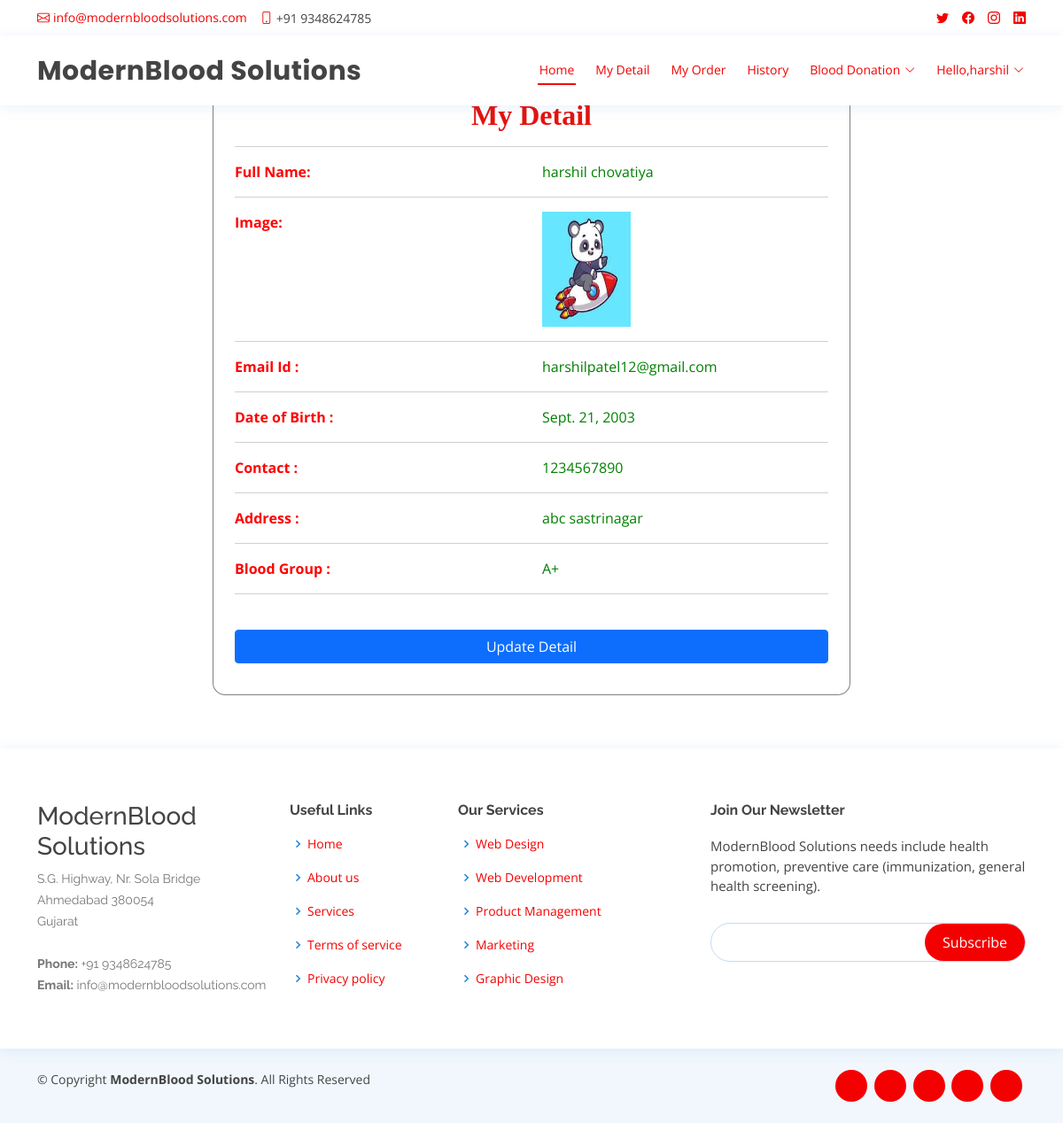
The page /profile (signed in) on the database its author committed.
### blood_app/models.py (models this page shows, shortened)
class UserProfile(models.Model):
    user = models.ForeignKey(User, on_delete=models.CASCADE, null=True)
    contact = models.CharField(max_length=100, null=True)
    address = models.CharField(max_length=100, null=True)
    blood_group = models.ForeignKey(Category, on_delete=models.CASCADE, null=True, blank=True)
    dob = models.DateField(null=True)
    image = models.FileField(null=True)

class Category(models.Model):
    name = models.CharField(max_length=100, null=True, blank=True)

### blood_app/views.py (the view)
# urls.py: path('profile', profile, name='profile'),
def profile(request):
    pro = UserProfile.objects.get(user=request.user)
    return render(request, "profile.html", {'pro':pro})

### blood_app/templates/profile.html (shortened to what this page needs)
{% extends 'index.html' %}
{% load static %}
{% block body %}
<div class="container" style="width:60%;margin-top:8%;margin-bottom:5%;background:white;border-radius:2%;border:1px solid grey">
    <h2 style="font-weight:bold;font-family : 'Monotype Corsiva' ; color : #E6120E ;margin-top:2%" align="center">My Detail</h2>
<div align="left" class="container-fluid" style="width:100%;margin-bottom:5%">
    <hr><div class="row" >
        <div class="col-md-6 div2">
            <strong>Full Name:</strong>
        </div>
        <div class="col-md-6 div1">
            {{pro.user.first_name}} {{pro.user.last_name}}
        </div>
    </div><hr>
    <div class="row">
        <div class="col-md-6 div2">
            <strong>Image:</strong>
        </div>
        <div class="col-md-6">
            <img src="{{pro.image.url}}" style="width:100px;height:130px"></img>
        </div></div><hr>
    <div class="row">
        <div class="col-md-6 div2">
            <strong>Email Id :</strong>
        </div>
        <div class="col-md-6 div1">
            {{pro.user.email}}
        </div>
    </div><hr>
     <div class="row">
        <div class="col-md-6 div2">
            <strong>Date of Birth :</strong>
        </div>
        <div class="col-md-6 div1">
            {{pro.dob}}
        </div>
    </div><hr>
     <div class="row">
        <div class="col-md-6 div2">
            <strong>Contact :</strong>
        </div>
        <div class="col-md-6 div1">
            {{pro.contact}}
        </div>
     </div><hr>
    <div class="row">
        <div class="col-md-6 div2">
            <strong>Address :</strong>
        </div>
        <div class="col-md-6 div1">
            {{pro.address}}
        </div>
    </div><hr>
    {% if error != "pat" %}
    <div class="row">
        <div class="col-md-6 div2">
            <strong>Blood Group :</strong>
        </div>
        <div class="col-md-6 div1">
            {{pro.blood_group.name}}
        </div>
    </div><hr>
    {% endif %}
    <div class="login px-sm-12" style="width:100%">
    <a href="{% url 'edit_profile' pro.id %}">
        <button class="btn btn-primary submit mt-4" style="width:100%">Update Detail</button>
    </a>
    </div>
</div>
</div>
{% endblock %}

### blood_app/templates/index.html (shortened to what this page needs)
<!DOCTYPE html>
<html lang="en">
  {% load static %}
<head>
  <link href="{% static 'vendor/fontawesome-free/css/all.min.css' %}" rel="stylesheet">
  <link href="{% static 'vendor/animate.css/animate.min.css' %}" rel="stylesheet">
  <link href="{% static 'vendor/bootstrap/css/bootstrap.min.css' %}" rel="stylesheet">
  <link href="{% static 'vendor/bootstrap-icons/bootstrap-icons.css' %}" rel="stylesheet">
  <link href="{% static 'vendor/boxicons/css/boxicons.min.css' %}" rel="stylesheet">
  <link href="{% static 'vendor/glightbox/css/glightbox.min.css' %}" rel="stylesheet">
  <link href="{% static 'vendor/remixicon/remixicon.css' %}" rel="stylesheet">
  <link href="{% static 'vendor/swiper/swiper-bundle.min.css' %}" rel="stylesheet">
  <link href="{% static 'css/style.css' %}" rel="stylesheet">
  <link rel="stylesheet" href="https://cdnjs.cloudflare.com/ajax/libs/font-awesome/4.7.0/css/font-awesome.min.css">
  <link rel='stylesheet' type='text/css' href="https://cdn.datatables.net/1.10.21/css/jquery.dataTables.min.css">
  <link rel='stylesheet' type='text/css' href="https://cdn.datatables.net/buttons/1.6.2/css/buttons.dataTables.min.css">
</head>
<body>
  <div id="topbar" class="d-flex align-items-center fixed-top">
    <div class="container d-flex justify-content-between">
      <div class="contact-info d-flex align-items-center">
        <i class="bi bi-envelope"></i> <a href="mailto:contact@example.com">info@modernbloodsolutions.com</a>
        <i class="bi bi-phone"></i> +91 9348624785
      </div>
      <div class="d-none d-lg-flex social-links align-items-center">
        <a href="#" class="twitter"><i class="bi bi-twitter"></i></a>
        <a href="#" class="facebook"><i class="bi bi-facebook"></i></a>
        <a href="#" class="instagram"><i class="bi bi-instagram"></i></a>
        <a href="#" class="linkedin"><i class="bi bi-linkedin"></i></i></a>
      </div>
    </div>
  </div>
  <header id="header" class="fixed-top">
    <div class="container d-flex align-items-center">
      <h1 class="logo me-auto">ModernBlood Solutions</h1>
      {% if request.user.is_staff %}
      <nav id="navbar" class="navbar order-last order-lg-0">
        <ul>
          <li><a class="nav-link scrollto active" href="{% url 'admin_home' %}">Home</a></li>
          <li class="dropdown"><a href="#"><span>Category</span> <i class="bi bi-chevron-down"></i></a>
            <ul>
              <li><a href="/add_category">Add Blood Category</a></li>
              <li><a href="/view_category">View Blood Category</a></li>
            </ul>
          </li>
          <li><a class="nav-link scrollto" href="/view_user">Users</a></li>
          <li><a class="nav-link scrollto" href="/all_order">All Order</a></li>
          <li class="dropdown"><a href="#"><span>Blood Donation</span> <i class="bi bi-chevron-down"></i></a>
            <ul>
              <li><a href="/request_blood">Request for Blood</a></li>
              <li><a href="/donator_blood">Donate for Blood</a></li>
            </ul>
          </li>
          <li class="dropdown">
            <a href="#" class="appointment-btn scrollto" style="color: #fff;"><span class="d-none d-md-inline">Welcome,</span> {{request.user.username}} <i class="bi bi-chevron-down"></i></a>
            <ul>
              <li><a href="{% url 'change_password' %}">Password</a></li>
              <li><a href="{% url 'logout' %}">Logout</a></li>
            </ul>
          </li>
        </ul>
        <i class="bi bi-list mobile-nav-toggle"></i>
      </nav>
      {% elif request.user.is_authenticated %}
      <nav id="navbar" class="navbar order-last order-lg-0">
        <ul>
          <li><a class="nav-link scrollto active" href="{% url 'home' %}">Home</a></li>
          <li><a class="nav-link scrollto" href="/profile">My Detail</a></li>
          <li><a class="nav-link scrollto" href="/my_order">My Order</a></li>
          <li><a class="nav-link scrollto" href="/history">History</a></li>
          <li class="dropdown"><a href="#"><span>Blood Donation</span> <i class="bi bi-chevron-down"></i></a>
          </li>
          <li class="dropdown"><a href="#"><span>Hello,{{request.user.username}}</span> <i class="bi bi-chevron-down"></i></a>
          </li>
        </ul>
      </nav>
      {% endif %}
  </header>
  <div class="mt-5 mb-5" style="margin-top:14%">
  {% block body %}
  {% endblock %}
  </div>
  <footer id="footer">
    <div class="footer-top">
      <div class="container">
        <div class="row">
          <div class="col-lg-3 col-md-6 footer-contact">
            <h3>ModernBlood Solutions</h3>
            <p>
              S.G. Highway, Nr. Sola Bridge <br>
              Ahmedabad 380054<br>
              Gujarat <br><br>
              <strong>Phone:</strong> +91 9348624785<br>
              <strong>Email:</strong>
              info@modernbloodsolutions.com<br>
            </p>
          </div>
          <div class="col-lg-2 col-md-6 footer-links">
            <h4>Useful Links</h4>
            <ul>
              <li><i class="bx bx-chevron-right"></i> <a href="#">Home</a></li>
              <li><i class="bx bx-chevron-right"></i> <a href="#">About us</a></li>
              <li><i class="bx bx-chevron-right"></i> <a href="#">Services</a></li>
              <li><i class="bx bx-chevron-right"></i> <a href="#">Terms of service</a></li>
              <li><i class="bx bx-chevron-right"></i> <a href="#">Privacy policy</a></li>
            </ul>
          </div>
          <div class="col-lg-3 col-md-6 footer-links">
            <h4>Our Services</h4>
            <ul>
              <li><i class="bx bx-chevron-right"></i> <a href="#">Web Design</a></li>
              <li><i class="bx bx-chevron-right"></i> <a href="#">Web Development</a></li>
              <li><i class="bx bx-chevron-right"></i> <a href="#">Product Management</a></li>
              <li><i class="bx bx-chevron-right"></i> <a href="#">Marketing</a></li>
              <li><i class="bx bx-chevron-right"></i> <a href="#">Graphic Design</a></li>
            </ul>
          </div>
          <div class="col-lg-4 col-md-6 footer-newsletter">
            <h4>Join Our Newsletter</h4>
            <p>ModernBlood Solutions needs include health promotion, preventive care (immunization, general health screening).</p>
            <form action="" method="post">
              <input type="email" name="email"><input type="submit" value="Subscribe">
            </form>
          </div>
        </div>
      </div>
    </div>
    <div class="container d-md-flex py-4">
      <div class="me-md-auto text-center text-md-start">
        <div class="copyright">
          &copy; Copyright <strong><span>ModernBlood Solutions</span></strong>. All Rights Reserved
        </div>
        <div class="credits">
        </div>
      </div>
      <div class="social-links text-center text-md-right pt-3 pt-md-0">
        <a href="#" class="twitter"><i class="bx bxl-twitter"></i></a>
        <a href="#" class="facebook"><i class="bx bxl-facebook"></i></a>
        <a href="#" class="instagram"><i class="bx bxl-instagram"></i></a>
        <a href="#" class="google-plus"><i class="bx bxl-skype"></i></a>
        <a href="#" class="linkedin"><i class="bx bxl-linkedin"></i></a>
      </div>
    </div>
  </footer>
</body>
</html>

### blood_app/static/css/style.css (style rules this page uses)
body { font-family: "Open Sans", sans-serif; color: #444444; }
a { color: #f50000 !important; text-decoration: none; }
h1, h2, h3, h4, h5, h6 { font-family: "Raleway", sans-serif; }
#topbar { background: #fff; height: 40px; font-size: 14px; transition: all 0.5s; z-index: 996; }
#topbar .contact-info a { line-height: 1; color: #444444; transition: 0.3s; }
#topbar .contact-info i { color: #f50000 !important; padding-right: 4px; margin-left: 15px; line-height: 0; }
#topbar .contact-info i:first-child { margin-left: 0; }
#topbar .social-links a { color: #437099; padding-left: 15px; display: inline-block; line-height: 1px; transition: 0.3s; }
#topbar .social-links a:first-child { border-left: 0; }
#header { background: #fff; transition: all 0.5s; z-index: 997; padding: 15px 0; top: 40px; box-shadow: 0px 2px 15px rgba(25, 119, 204, 0.1); }
#header .logo { font-size: 30px; margin: 0; padding: 0; line-height: 1; font-weight: 700; letter-spacing: 0.5px; font-family: "Poppins", sans-serif; }
.navbar { padding: 0; }
.navbar ul { margin: 0; padding: 0; display: flex; list-style: none; align-items: center; }
.navbar li { position: relative; }
.navbar>ul>li { position: relative; white-space: nowrap; padding: 8px 0 8px 20px; }
.navbar a, .navbar a:focus { display: flex; align-items: center; justify-content: space-between; font-size: 14px; color: #2c4964; white-space: nowrap; transition: 0.3s; border-bottom: 2px solid #fff; padding: 5px 2px; }
.navbar a i, .navbar a:focus i { font-size: 12px; line-height: 0; margin-left: 5px; }
.navbar a:hover, .navbar .active, .navbar .active:focus, .navbar li:hover>a { color: #f50000 !important; border-color: #f50000 !important; }
#footer { color: #444444; font-size: 14px; background: #f1f7fd; }
#footer .footer-top { padding: 60px 0 30px 0; background: #fff; box-shadow: 0px 2px 15px rgba(25, 119, 204, 0.1); }
#footer .footer-top .footer-contact { margin-bottom: 30px; }
#footer .footer-top .footer-contact p { font-size: 14px; line-height: 24px; margin-bottom: 0; font-family: "Raleway", sans-serif; color: #777777; }
#footer .footer-top h4 { font-size: 16px; font-weight: bold; color: #444444; position: relative; padding-bottom: 12px; }
#footer .footer-top .footer-links { margin-bottom: 30px; }
#footer .footer-top .footer-links ul { list-style: none; padding: 0; margin: 0; }
#footer .footer-top .footer-links ul i { padding-right: 2px; color: #1c84e3; font-size: 18px; line-height: 1; }
#footer .footer-top .footer-links ul li { padding: 10px 0; display: flex; align-items: center; }
#footer .footer-top .footer-links ul li:first-child { padding-top: 0; }
#footer .footer-top .footer-links ul a { color: #777777; transition: 0.3s; display: inline-block; line-height: 1; }
#footer .footer-newsletter { font-size: 15px; }
#footer .footer-newsletter h4 { font-size: 16px; font-weight: bold; color: #444444; position: relative; padding-bottom: 12px; }
#footer .footer-newsletter form { margin-top: 30px; background: #fff; padding: 6px 10px; position: relative; border-radius: 50px; text-align: left; border: 1px solid #bfdcf7; }
#footer .footer-newsletter form input[type=email] { border: 0; padding: 4px 8px; width: calc(100% - 100px); }
#footer .footer-newsletter form input[type=submit] { position: absolute; top: 0; right: 0; bottom: 0; border: 0; background: none; font-size: 16px; padding: 0 20px; background: #f50000 !important; color: #fff; transition: 0.3s; border-radius: 50px; }
#footer .credits { padding-top: 5px; font-size: 13px; color: #444444; }
#footer .social-links a { font-size: 18px; display: inline-block; background: #f50000 !important; color: #fff; line-height: 1; padding: 8px 0; margin-right: 4px; border-radius: 50%; text-align: center; width: 36px; height: 36px; transition: 0.3s; }

### blood_app/templates/profile.html (style rules this page uses)
.div1 { color:green; }
.div2 { color:red; }

### rows shown on the page
UserProfile: user.first_name "harshil", user.last_name "chovatiya", image (picture), user.email "harshilpatel12@gmail.com", dob "Sept. 21, 2003", contact "1234567890", address "abc sastrinagar", blood_group.name "A+"

### other values the page prints
{{ request.user.username }} "harshil"
